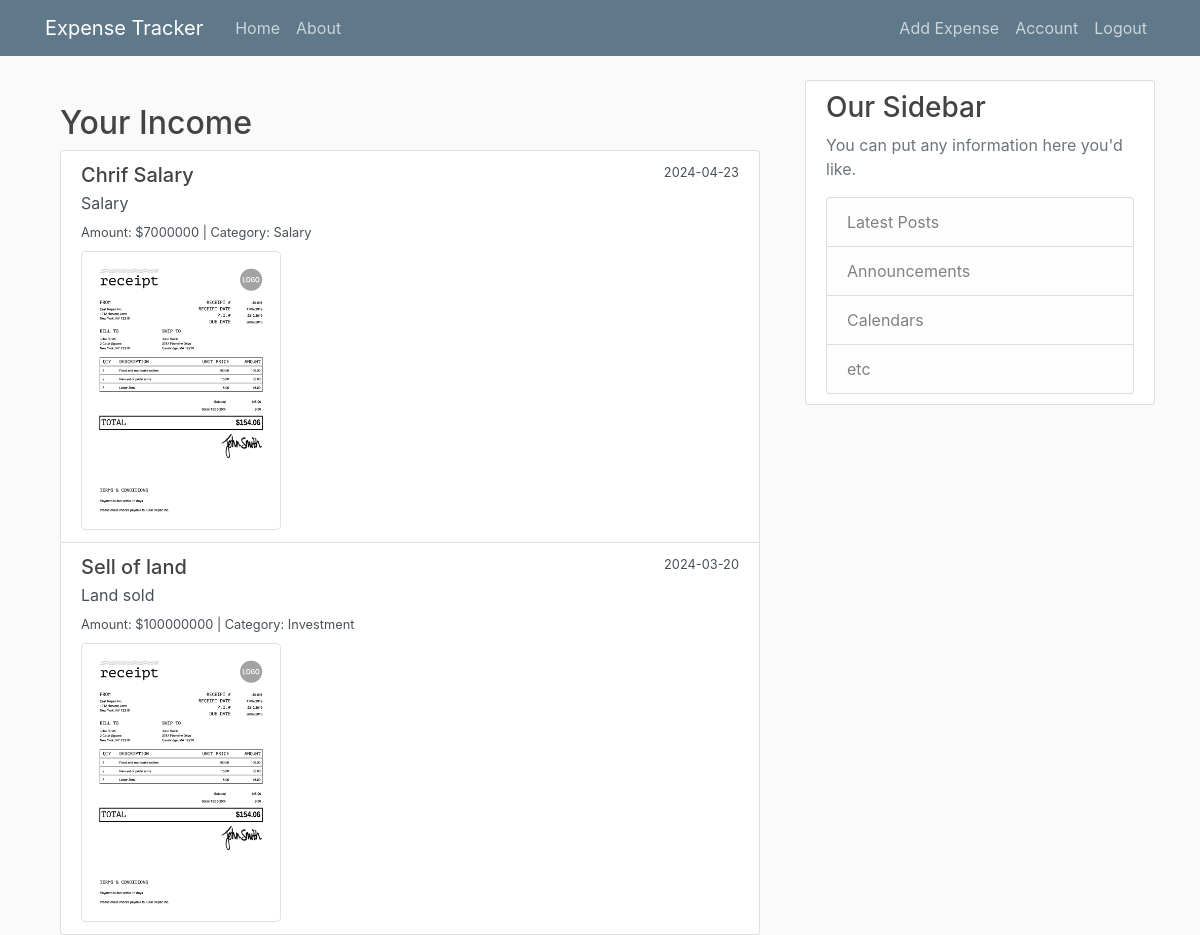
The app's page /income (signed in) with its own data.
### expense_app/models.py (models this page shows, shortened)
class Income(db.Model):
    id = db.Column(db.Integer, primary_key=True)
    source = db.Column(db.String(100), nullable=False)
    amount = db.Column(db.Integer, nullable=False)
    category = db.Column(db.String(50), nullable=False)
    date_received = db.Column(db.DateTime, nullable=False,
                              default=datetime.utcnow)
    description = db.Column(db.Text)
    receipt_image = db.Column(db.String(20), nullable=False,
                              default='default_receipt.png')
    user_id = db.Column(db.Integer, db.ForeignKey('user.id'), nullable=False)

### expense_app/routes.py (the view)
@app.route("/income")
@login_required  # Ensures only logged-in users can access this route
def all_income():
    incomes = Income.query.filter_by(user_id=current_user.id).all()
    return render_template('all_income.html', title='All Income', incomes=incomes)

### expense_app/models.py (called while the page is built)
@login_manager.user_loader
def load_user(user_id):
    return User.query.get(int(user_id))

### expense_app/templates/all_income.html
{% extends "layout.html" %}
{% block content %}
<div class="container mt-4">
    <h2>Your Income</h2>
    <div class="list-group">
        {% for income in incomes %}
        <a href="{{ url_for('view_income', income_id=income.id) }}" class="list-group-item list-group-item-action flex-column align-items-start">
            <div class="d-flex w-100 justify-content-between">
                <h5 class="mb-1">{{ income.source }}</h5>
                <small>{{ income.date_received.strftime('%Y-%m-%d') }}</small>
            </div>
            <p class="mb-1">{{ income.description }}</p>
            <small>Amount: ${{ income.amount }} | Category: {{ income.category }}</small>
            {% if income.receipt_image %}
            <div class="mt-2">
                <img src="{{ url_for('static', filename=income.receipt_image) }}" alt="Receipt Image" class="img-thumbnail" style="max-width: 200px;">
            </div>
            {% endif %}
        </a>
        {% else %}
        <div class="alert alert-info" role="alert">
            No income found. Add some to see them here!
        </div>
        {% endfor %}
    </div>
</div>
{% endblock %}

### expense_app/static/main.css (style rules this page uses)
body { background: #fafafa; color: #333333; margin-top: 5rem; }
h1, h2, h3, h4, h5, h6 { color: #444444; }

### records on screen
Income: source "Chrif Salary", date_received "2024-04-23", description "Salary", amount "7000000", category "Salary", receipt_image (placeholder picture)
Income: source "Sell of land", date_received "2024-03-20", description "Land sold", amount "100000000", category "Investment", receipt_image (placeholder picture)
